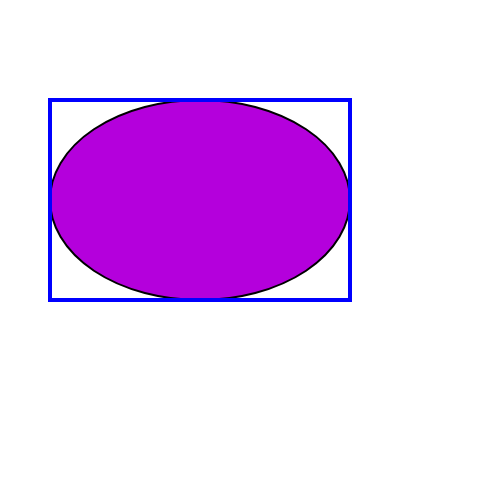
Frame 1 (no input)
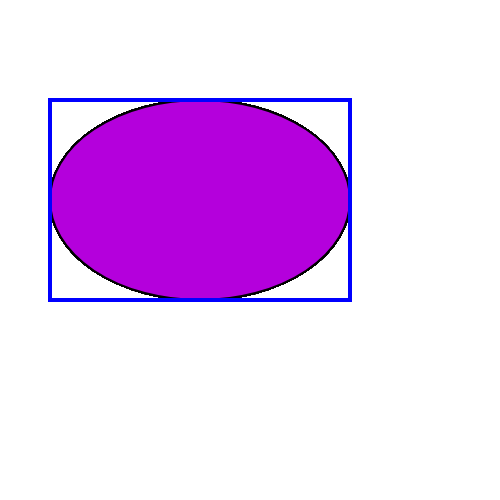
Frame 60 (no input)
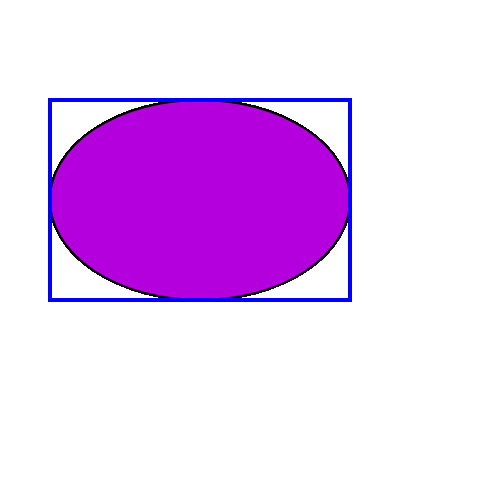
Frame 120 (the mouse pressed at the canvas centre since frame 60)

The p5.js sketch that drew these frames (run headless with seeded random() and noise() and a simulated clock; from frame 60 on, the mouse is pressed at the canvas centre):

// p5.js sketch
// ── sketch.js
function setup()
{
	createCanvas(500, 500);
}

function draw()
{
	//set the colour and stroke before drawing an ellipse
	fill(180, 0, 220);
	strokeWeight(2);
	stroke(0);

	ellipse(200, 200, 300, 200);

	//set noFill so the rect isn't a block of colour and set a thicker stroke
	//so it's more visible.
	noFill();
	strokeWeight(4);
	stroke(0,0,255 );
	rect(50, 100, 300, 200);

}
